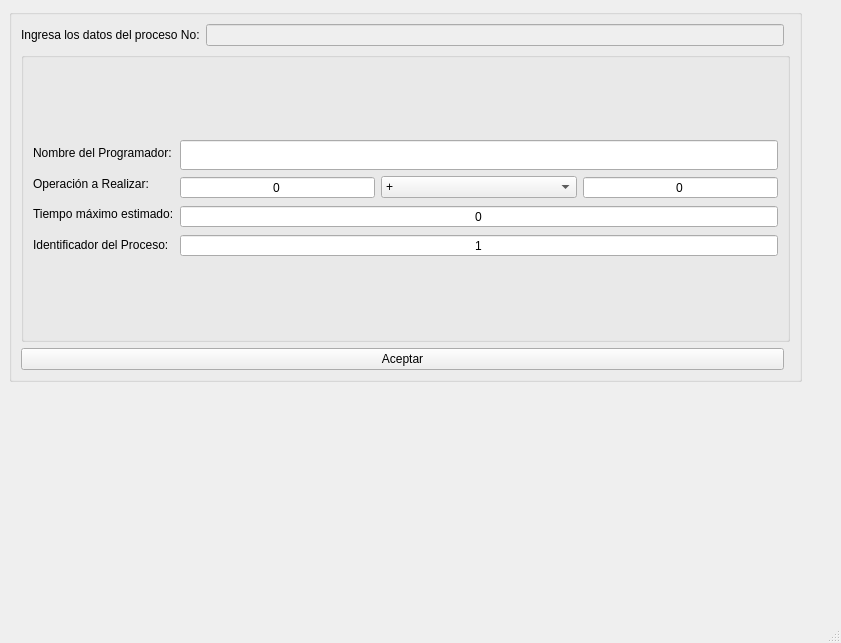
<?xml version="1.0" encoding="UTF-8"?>
<ui version="4.0">
 <class>MainWindow</class>
 <widget class="QMainWindow" name="MainWindow">
  <property name="geometry">
   <rect>
    <x>0</x>
    <y>0</y>
    <width>841</width>
    <height>643</height>
   </rect>
  </property>
  <property name="windowTitle">
   <string>MainWindow</string>
  </property>
  <widget class="QWidget" name="centralwidget">
   <widget class="QWidget" name="layoutWidget">
    <property name="geometry">
     <rect>
      <x>0</x>
      <y>0</y>
      <width>811</width>
      <height>770</height>
     </rect>
    </property>
    <layout class="QGridLayout" name="gridLayout_11">
     <item row="1" column="0">
      <widget class="QStackedWidget" name="Menu_StackedWidget">
       <property name="currentIndex">
        <number>1</number>
       </property>
       <widget class="QWidget" name="NProcesosQSW_3">
        <widget class="QGroupBox" name="groupBox_5">
         <property name="geometry">
          <rect>
           <x>180</x>
           <y>410</y>
           <width>401</width>
           <height>111</height>
          </rect>
         </property>
         <property name="title">
          <string/>
         </property>
         <layout class="QGridLayout" name="gridLayout_12">
          <item row="1" column="1">
           <widget class="QPushButton" name="Aceptar_Botton">
            <property name="cursor">
             <cursorShape>PointingHandCursor</cursorShape>
            </property>
            <property name="text">
             <string>Aceptar</string>
            </property>
           </widget>
          </item>
          <item row="1" column="0">
           <widget class="QSpinBox" name="NP_SpinBox">
            <property name="alignment">
             <set>Qt::AlignCenter</set>
            </property>
            <property name="buttonSymbols">
             <enum>QAbstractSpinBox::NoButtons</enum>
            </property>
            <property name="accelerated">
             <bool>false</bool>
            </property>
            <property name="minimum">
             <number>0</number>
            </property>
            <property name="maximum">
             <number>999</number>
            </property>
           </widget>
          </item>
          <item row="0" column="0" colspan="2">
           <widget class="QLabel" name="label_5">
            <property name="text">
             <string>Elige el número de procesos a ingresar:</string>
            </property>
            <property name="alignment">
             <set>Qt::AlignCenter</set>
            </property>
           </widget>
          </item>
         </layout>
        </widget>
        <widget class="QLabel" name="PictureMenu_label">
         <property name="enabled">
          <bool>true</bool>
         </property>
         <property name="geometry">
          <rect>
           <x>150</x>
           <y>50</y>
           <width>461</width>
           <height>321</height>
          </rect>
         </property>
         <property name="toolTip">
          <string>&lt;html&gt;&lt;head/&gt;&lt;body&gt;&lt;p&gt;&lt;img src=&quot;:/rcs/Images/carpeta.png&quot;/&gt;&lt;/p&gt;&lt;/body&gt;&lt;/html&gt;</string>
         </property>
         <property name="whatsThis">
          <string>&lt;html&gt;&lt;head/&gt;&lt;body&gt;&lt;p&gt;&lt;img src=&quot;:/rcs/Images/carpeta.png&quot;/&gt;&lt;/p&gt;&lt;/body&gt;&lt;/html&gt;</string>
         </property>
         <property name="styleSheet">
          <string notr="true">img src=&quot;:/rcs/Images/carpeta.png&quot;</string>
         </property>
         <property name="text">
          <string/>
         </property>
         <property name="pixmap">
          <pixmap resource="Resource.qrc">:/rcs/Images/carpeta.png</pixmap>
         </property>
        </widget>
       </widget>
       <widget class="QWidget" name="IProcesosQSW_3">
        <layout class="QGridLayout" name="gridLayout_13">
         <item row="0" column="0">
          <widget class="QGroupBox" name="InfoProcQGB_3">
           <property name="title">
            <string/>
           </property>
           <layout class="QGridLayout" name="gridLayout_14">
            <item row="0" column="0">
             <layout class="QHBoxLayout" name="horizontalLayout_11">
              <item>
               <widget class="QLabel" name="NoProceso_Label">
                <property name="text">
                 <string>Ingresa los datos del proceso No:</string>
                </property>
               </widget>
              </item>
              <item>
               <widget class="QLineEdit" name="NoProceso_LineEdit">
                <property name="enabled">
                 <bool>false</bool>
                </property>
                <property name="alignment">
                 <set>Qt::AlignCenter</set>
                </property>
                <property name="readOnly">
                 <bool>true</bool>
                </property>
               </widget>
              </item>
             </layout>
            </item>
            <item row="2" column="0">
             <widget class="QPushButton" name="CapturaProceso_Botton">
              <property name="enabled">
               <bool>true</bool>
              </property>
              <property name="cursor">
               <cursorShape>PointingHandCursor</cursorShape>
              </property>
              <property name="text">
               <string>Aceptar</string>
              </property>
             </widget>
            </item>
            <item row="1" column="0" colspan="2">
             <widget class="QGroupBox" name="groupBox_6">
              <property name="title">
               <string/>
              </property>
              <layout class="QGridLayout" name="gridLayout_15">
               <item row="0" column="0">
                <layout class="QHBoxLayout" name="horizontalLayout_12">
                 <item>
                  <layout class="QVBoxLayout" name="verticalLayout_7">
                   <item>
                    <widget class="QLabel" name="NomProg_Label">
                     <property name="text">
                      <string>Nombre del Programador:</string>
                     </property>
                    </widget>
                   </item>
                   <item>
                    <widget class="QLabel" name="Operacion_Label">
                     <property name="text">
                      <string>Operación a Realizar:</string>
                     </property>
                    </widget>
                   </item>
                   <item>
                    <widget class="QLabel" name="TiempoMax_Label">
                     <property name="text">
                      <string>Tiempo máximo estimado:</string>
                     </property>
                    </widget>
                   </item>
                   <item>
                    <widget class="QLabel" name="IDProc_Label">
                     <property name="text">
                      <string>Identificador del Proceso:</string>
                     </property>
                    </widget>
                   </item>
                  </layout>
                 </item>
                </layout>
               </item>
               <item row="0" column="1">
                <layout class="QVBoxLayout" name="verticalLayout_8">
                 <item>
                  <widget class="QLineEdit" name="NomProg_LineEdit">
                   <property name="minimumSize">
                    <size>
                     <width>0</width>
                     <height>30</height>
                    </size>
                   </property>
                   <property name="maximumSize">
                    <size>
                     <width>16777215</width>
                     <height>30</height>
                    </size>
                   </property>
                  </widget>
                 </item>
                 <item>
                  <layout class="QHBoxLayout" name="horizontalLayout_13">
                   <item>
                    <widget class="QSpinBox" name="OperacionNo1_SpinBox">
                     <property name="alignment">
                      <set>Qt::AlignCenter</set>
                     </property>
                     <property name="buttonSymbols">
                      <enum>QAbstractSpinBox::NoButtons</enum>
                     </property>
                     <property name="minimum">
                      <number>0</number>
                     </property>
                     <property name="maximum">
                      <number>999999999</number>
                     </property>
                    </widget>
                   </item>
                   <item>
                    <widget class="QComboBox" name="OperacionSigno_ComboBox">
                     <property name="layoutDirection">
                      <enum>Qt::LeftToRight</enum>
                     </property>
                     <item>
                      <property name="text">
                       <string>+</string>
                      </property>
                     </item>
                     <item>
                      <property name="text">
                       <string>-</string>
                      </property>
                     </item>
                     <item>
                      <property name="text">
                       <string>*</string>
                      </property>
                     </item>
                     <item>
                      <property name="text">
                       <string>/</string>
                      </property>
                     </item>
                     <item>
                      <property name="text">
                       <string>%</string>
                      </property>
                     </item>
                    </widget>
                   </item>
                   <item>
                    <widget class="QSpinBox" name="OperacionNo2_SpinBox">
                     <property name="alignment">
                      <set>Qt::AlignCenter</set>
                     </property>
                     <property name="buttonSymbols">
                      <enum>QAbstractSpinBox::NoButtons</enum>
                     </property>
                     <property name="maximum">
                      <number>999999999</number>
                     </property>
                    </widget>
                   </item>
                  </layout>
                 </item>
                 <item>
                  <widget class="QSpinBox" name="TiempoMax_SpinBox">
                   <property name="alignment">
                    <set>Qt::AlignCenter</set>
                   </property>
                   <property name="buttonSymbols">
                    <enum>QAbstractSpinBox::NoButtons</enum>
                   </property>
                   <property name="minimum">
                    <number>0</number>
                   </property>
                   <property name="maximum">
                    <number>999</number>
                   </property>
                  </widget>
                 </item>
                 <item>
                  <widget class="QSpinBox" name="IDProceso_SpinBox">
                   <property name="alignment">
                    <set>Qt::AlignCenter</set>
                   </property>
                   <property name="buttonSymbols">
                    <enum>QAbstractSpinBox::NoButtons</enum>
                   </property>
                   <property name="correctionMode">
                    <enum>QAbstractSpinBox::CorrectToPreviousValue</enum>
                   </property>
                   <property name="minimum">
                    <number>0</number>
                   </property>
                   <property name="maximum">
                    <number>999999999</number>
                   </property>
                   <property name="value">
                    <number>1</number>
                   </property>
                  </widget>
                 </item>
                </layout>
               </item>
              </layout>
             </widget>
            </item>
           </layout>
          </widget>
         </item>
         <item row="1" column="0">
          <widget class="QLabel" name="PictureMenu2_label">
           <property name="text">
            <string/>
           </property>
           <property name="pixmap">
            <pixmap resource="Resource.qrc">:/rcs/Images/carpeta.png</pixmap>
           </property>
           <property name="alignment">
            <set>Qt::AlignCenter</set>
           </property>
          </widget>
         </item>
        </layout>
       </widget>
       <widget class="QWidget" name="EjecProcesosQSW_3">
        <widget class="QTableWidget" name="LoteEjecucion_Table">
         <property name="geometry">
          <rect>
           <x>10</x>
           <y>270</y>
           <width>271</width>
           <height>411</height>
          </rect>
         </property>
         <attribute name="horizontalHeaderDefaultSectionSize">
          <number>180</number>
         </attribute>
         <attribute name="horizontalHeaderStretchLastSection">
          <bool>true</bool>
         </attribute>
         <column>
          <property name="text">
           <string>Nombre</string>
          </property>
          <property name="textAlignment">
           <set>AlignCenter</set>
          </property>
         </column>
         <column>
          <property name="text">
           <string>TME</string>
          </property>
          <property name="textAlignment">
           <set>AlignCenter</set>
          </property>
         </column>
        </widget>
        <widget class="QLabel" name="NoLotesP_Label">
         <property name="geometry">
          <rect>
           <x>10</x>
           <y>10</y>
           <width>291</width>
           <height>21</height>
          </rect>
         </property>
         <property name="text">
          <string>Número de lotes pendientes:</string>
         </property>
        </widget>
        <widget class="QLineEdit" name="NoLotesP_LineEdit">
         <property name="geometry">
          <rect>
           <x>310</x>
           <y>10</y>
           <width>81</width>
           <height>24</height>
          </rect>
         </property>
         <property name="alignment">
          <set>Qt::AlignCenter</set>
         </property>
         <property name="readOnly">
          <bool>true</bool>
         </property>
        </widget>
        <widget class="QLabel" name="LoteEjecucion_Label">
         <property name="geometry">
          <rect>
           <x>50</x>
           <y>240</y>
           <width>181</width>
           <height>21</height>
          </rect>
         </property>
         <property name="text">
          <string>Procesos Pendientes:</string>
         </property>
        </widget>
        <widget class="QLabel" name="ProcesosTerm_Label">
         <property name="geometry">
          <rect>
           <x>450</x>
           <y>240</y>
           <width>211</width>
           <height>21</height>
          </rect>
         </property>
         <property name="text">
          <string>Procesos terminados:</string>
         </property>
        </widget>
        <widget class="QWidget" name="verticalLayoutWidget_3">
         <property name="geometry">
          <rect>
           <x>10</x>
           <y>50</y>
           <width>761</width>
           <height>161</height>
          </rect>
         </property>
         <layout class="QVBoxLayout" name="verticalLayout_9">
          <item>
           <widget class="QLabel" name="LoteAct_Label">
            <property name="minimumSize">
             <size>
              <width>0</width>
              <height>30</height>
             </size>
            </property>
            <property name="maximumSize">
             <size>
              <width>16777215</width>
              <height>30</height>
             </size>
            </property>
            <property name="text">
             <string>Proceso Actual:</string>
            </property>
            <property name="alignment">
             <set>Qt::AlignCenter</set>
            </property>
           </widget>
          </item>
          <item>
           <layout class="QHBoxLayout" name="horizontalLayout_14">
            <item>
             <widget class="QLabel" name="LoteActID_Label">
              <property name="maximumSize">
               <size>
                <width>60</width>
                <height>40</height>
               </size>
              </property>
              <property name="text">
               <string>ID:</string>
              </property>
             </widget>
            </item>
            <item>
             <widget class="QLineEdit" name="LoteActID_LineEdit">
              <property name="maximumSize">
               <size>
                <width>60</width>
                <height>24</height>
               </size>
              </property>
              <property name="alignment">
               <set>Qt::AlignCenter</set>
              </property>
              <property name="readOnly">
               <bool>true</bool>
              </property>
             </widget>
            </item>
            <item>
             <widget class="QLabel" name="LoteActNombre_Label">
              <property name="maximumSize">
               <size>
                <width>16777215</width>
                <height>40</height>
               </size>
              </property>
              <property name="text">
               <string>Nombre:</string>
              </property>
             </widget>
            </item>
            <item>
             <widget class="QLineEdit" name="LoteActNombre_LineEdit">
              <property name="maximumSize">
               <size>
                <width>16777215</width>
                <height>24</height>
               </size>
              </property>
              <property name="alignment">
               <set>Qt::AlignCenter</set>
              </property>
              <property name="readOnly">
               <bool>true</bool>
              </property>
             </widget>
            </item>
            <item>
             <widget class="QLabel" name="LoteActOperacion_Label">
              <property name="maximumSize">
               <size>
                <width>110</width>
                <height>16777215</height>
               </size>
              </property>
              <property name="text">
               <string>Operación:</string>
              </property>
             </widget>
            </item>
            <item>
             <widget class="QLineEdit" name="LoteActOperacion_LineEdit">
              <property name="maximumSize">
               <size>
                <width>300</width>
                <height>24</height>
               </size>
              </property>
              <property name="alignment">
               <set>Qt::AlignCenter</set>
              </property>
              <property name="readOnly">
               <bool>true</bool>
              </property>
             </widget>
            </item>
           </layout>
          </item>
          <item>
           <layout class="QHBoxLayout" name="horizontalLayout_15">
            <item>
             <widget class="QLabel" name="LoteActTiempoAct_Label">
              <property name="maximumSize">
               <size>
                <width>50</width>
                <height>40</height>
               </size>
              </property>
              <property name="text">
               <string>TME:</string>
              </property>
             </widget>
            </item>
            <item>
             <widget class="QLineEdit" name="LoteActTiempoAct_LineEdit">
              <property name="maximumSize">
               <size>
                <width>180</width>
                <height>24</height>
               </size>
              </property>
              <property name="alignment">
               <set>Qt::AlignCenter</set>
              </property>
              <property name="readOnly">
               <bool>true</bool>
              </property>
             </widget>
            </item>
            <item>
             <widget class="QLabel" name="LoteActTiempoRes_Label">
              <property name="maximumSize">
               <size>
                <width>50</width>
                <height>16777215</height>
               </size>
              </property>
              <property name="text">
               <string>TR:</string>
              </property>
              <property name="alignment">
               <set>Qt::AlignCenter</set>
              </property>
             </widget>
            </item>
            <item>
             <widget class="QLineEdit" name="LoteActTiempoRes_LineEdit">
              <property name="maximumSize">
               <size>
                <width>200</width>
                <height>24</height>
               </size>
              </property>
              <property name="alignment">
               <set>Qt::AlignCenter</set>
              </property>
              <property name="readOnly">
               <bool>true</bool>
              </property>
             </widget>
            </item>
            <item>
             <widget class="QLabel" name="LoteActTiempoTra_Label">
              <property name="maximumSize">
               <size>
                <width>50</width>
                <height>16777215</height>
               </size>
              </property>
              <property name="text">
               <string>TT:</string>
              </property>
              <property name="alignment">
               <set>Qt::AlignCenter</set>
              </property>
             </widget>
            </item>
            <item>
             <widget class="QLineEdit" name="LoteActTiempoTra_LineEdit">
              <property name="maximumSize">
               <size>
                <width>16777215</width>
                <height>24</height>
               </size>
              </property>
              <property name="alignment">
               <set>Qt::AlignCenter</set>
              </property>
              <property name="readOnly">
               <bool>true</bool>
              </property>
             </widget>
            </item>
           </layout>
          </item>
         </layout>
        </widget>
        <widget class="QLabel" name="Contador_Label">
         <property name="geometry">
          <rect>
           <x>560</x>
           <y>10</y>
           <width>121</width>
           <height>21</height>
          </rect>
         </property>
         <property name="text">
          <string>Contador:</string>
         </property>
         <property name="alignment">
          <set>Qt::AlignCenter</set>
         </property>
        </widget>
        <widget class="QLineEdit" name="Contador_LineEdit">
         <property name="geometry">
          <rect>
           <x>680</x>
           <y>10</y>
           <width>81</width>
           <height>24</height>
          </rect>
         </property>
         <property name="alignment">
          <set>Qt::AlignCenter</set>
         </property>
         <property name="readOnly">
          <bool>true</bool>
         </property>
        </widget>
        <widget class="QTableWidget" name="ProcesosTerm_Table">
         <property name="geometry">
          <rect>
           <x>310</x>
           <y>270</y>
           <width>461</width>
           <height>411</height>
          </rect>
         </property>
         <attribute name="horizontalHeaderStretchLastSection">
          <bool>true</bool>
         </attribute>
         <column>
          <property name="text">
           <string>ID</string>
          </property>
          <property name="textAlignment">
           <set>AlignCenter</set>
          </property>
         </column>
         <column>
          <property name="text">
           <string>Operacion</string>
          </property>
          <property name="textAlignment">
           <set>AlignCenter</set>
          </property>
         </column>
         <column>
          <property name="text">
           <string>Resultado</string>
          </property>
          <property name="textAlignment">
           <set>AlignCenter</set>
          </property>
         </column>
         <column>
          <property name="text">
           <string>Lote</string>
          </property>
          <property name="textAlignment">
           <set>AlignCenter</set>
          </property>
         </column>
        </widget>
       </widget>
      </widget>
     </item>
    </layout>
   </widget>
  </widget>
  <widget class="QMenuBar" name="menubar">
   <property name="geometry">
    <rect>
     <x>0</x>
     <y>0</y>
     <width>841</width>
     <height>20</height>
    </rect>
   </property>
  </widget>
  <widget class="QStatusBar" name="statusbar"/>
 </widget>
 <resources>
  <include location="Resource.qrc"/>
 </resources>
 <connections/>
</ui>
